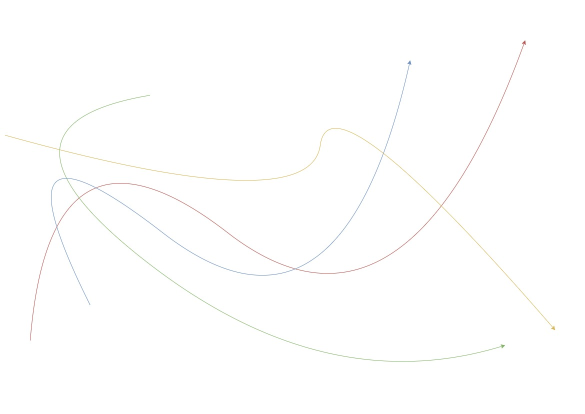
#> input picture test3.jpg, 1169 x 827 px (shown at 1/2 size)
$ python color_detect_3gpt.py
#> lines starting #> are read from the running program, lines starting #| are printed output that depends on the picture; after the words box and inside, x2 and y2 are one past the last pixel; in counts of white or black regions, pixels touching at a corner belong together
import cv2
import numpy as np
import matplotlib.pyplot as plt


def detect_colors_with_histogram(image_path, min_saturation=50, max_value=245, bins=36):
    """
    Detect dominant colors in an image using histograms on the Hue channel.

    Args:
    - image_path: Path to the image file.
    - min_saturation: Minimum saturation to exclude whites/grays.
    - max_value: Maximum value (brightness) to exclude light colors.
    - bins: Number of bins for the Hue histogram (controls granularity).
    """
#> called with image_path = 'test3.jpg', min_saturation = 50, max_value = 245, bins = 36
    # Read the image
    image = cv2.imread(image_path)
#> image is the input picture: shape (827, 1169, 3); mean B, G, R 254.1, 254.3, 254.3
    if image is None:
        print("Error: Image not found!")
        return

    # Convert the image to HSV color space
    image_hsv = cv2.cvtColor(image, cv2.COLOR_BGR2HSV)
#> image_hsv: shape (827, 1169, 3); mean H, S, V 7.5, 0.7, 254.5

    # Exclude white/gray pixels by masking based on Saturation and Value
    mask = (image_hsv[:, :, 1] > min_saturation) & (image_hsv[:, :, 2] < max_value)
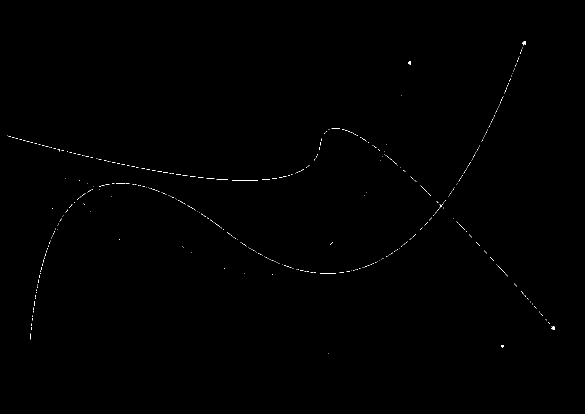
#> mask: shape (827, 1169) bool (shown at 1/2 size); 0.18% white in thin lines or dots, all inside (x1, y1, x2, y2) = (14, 82, 1110, 707)
    hue_values = image_hsv[:, :, 0][mask]
#> hue_values = 1776 values, max 179 at index 9, min 0 at index 8, mean 74.65

    # Compute the histogram for the Hue channel
    hist, bin_edges = np.histogram(hue_values, bins=bins, range=(0, 360))
#> hist = 36 values, max 780 at index 2, min 0 at index 6, mean 49.33; bin_edges = 37 values from 0 to 360

    print("hist", hist)
#| hist [257  41 780  14  23  10   0   0   0   0  43  18   0   0   0   0   0 590
#|    0   0   0   0   0   0   0   0   0   0   0   0   0   0   0   0   0   0]

    # Find peaks in the histogram
    dominant_hues = np.argsort(hist)[-5:]  # Get the indices of the top 5 peaks
#> dominant_hues = [1, 10, 0, 17, 2]
    print("dominant", dominant_hues)
#| dominant [ 1 10  0 17  2]
    dominant_hues = [((bin_edges[i] + bin_edges[i + 1]) / 2) for i in dominant_hues]
#> dominant_hues = [15, 105, 5, 175, 25]

    print(f"Detected Dominant Hues: {dominant_hues}")
#| Detected Dominant Hues: [15.0, 105.0, 5.0, 175.0, 25.0]

    # Visualize the histogram
    plt.figure(figsize=(10, 5))
    plt.bar(
        bin_edges[:-1],
        hist,
        width=(bin_edges[1] - bin_edges[0]),
        color="blue",
        alpha=0.7,
    )
    plt.title("Hue Histogram")
    plt.xlabel("Hue")
    plt.ylabel("Frequency")
    plt.show()
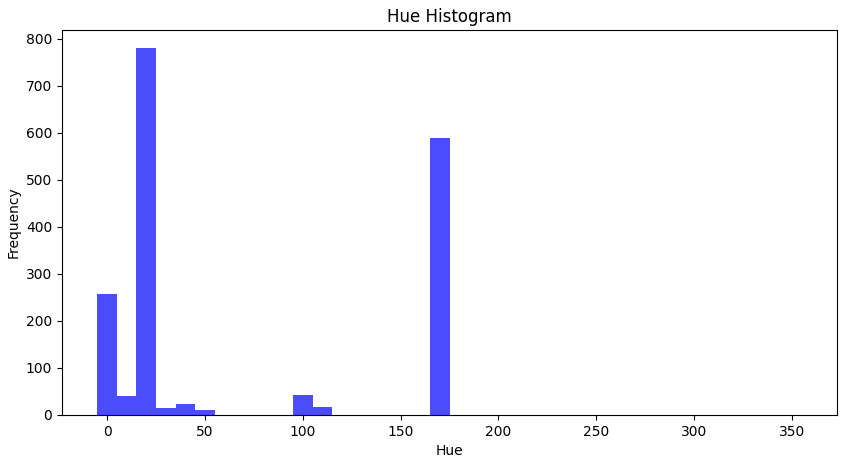
#> figure drawn by matplotlib, 1 panel; tallest bar 780 high, from x = 15 to 25

    # Generate masks for each dominant color
    for i, hue in enumerate(dominant_hues):
        lower_bound = np.array(
            [hue - 10, min_saturation, 50]
        )  # Define a range around the hue
        upper_bound = np.array([hue + 10, 255, max_value])
        mask = cv2.inRange(image_hsv, lower_bound, upper_bound)

        # Apply the mask to the original image
        color_image = cv2.bitwise_and(image, image, mask=mask)

        # Display the result
        plt.figure(figsize=(6, 6))
        plt.imshow(cv2.cvtColor(color_image, cv2.COLOR_BGR2RGB))
        plt.title(f"Extracted Color {i+1} (Hue: {hue:.2f})")
        plt.axis("off")
        plt.show()
#> this loop made 5 passes
#> (hue, lower_bound, upper_bound) on passes 1 to 5: (15, [5, 50, 50], [25, 255, 245]), (105, [95, 50, 50], [115, 255, 245]), (5, [-5, 50, 50], [15, 255, 245]), (175, [165, 50, 50], [185, 255, 245]), (25, [15, 50, 50], [35, 255, 245])
#> pass 1, in detect_colors_with_histogram, `mask = cv2.inRange(image_hsv, lower_bound, upper_bound)`:
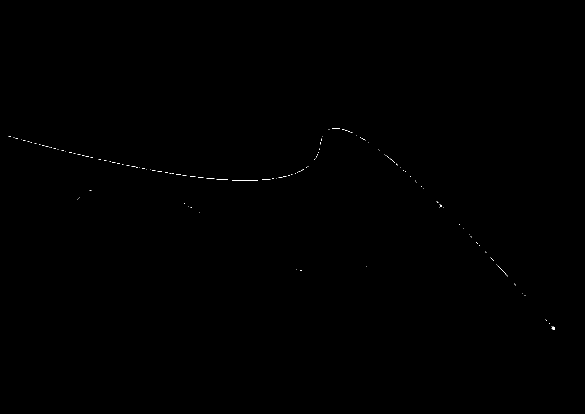
#> mask: shape (827, 1169) (shown at 1/2 size); 0.07% white in thin lines or dots, all inside (x1, y1, x2, y2) = (17, 256, 1110, 660)
#> pass 1, in detect_colors_with_histogram, `plt.show()`:
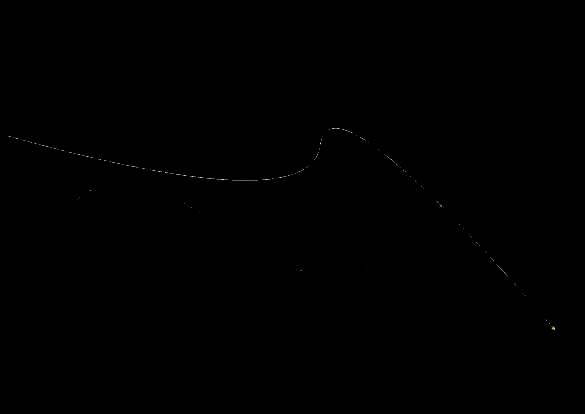
#> shown: shape (827, 1169, 3) (shown at 1/2 size); mean R, G, B 0.2, 0.1, 0.1
#> pass 2, in detect_colors_with_histogram, `mask = cv2.inRange(image_hsv, lower_bound, upper_bound)`:
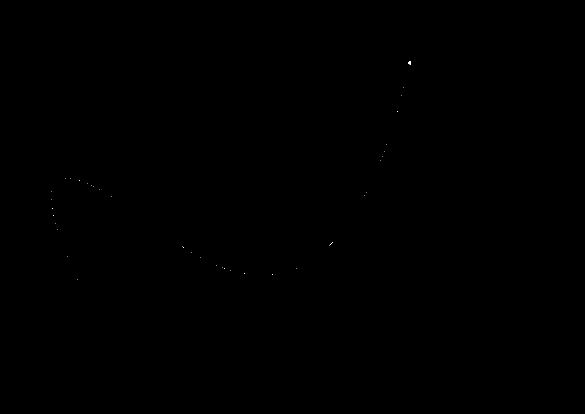
#> mask: shape (827, 1169) (shown at 1/2 size); 0.01% white in thin lines or dots, all inside (x1, y1, x2, y2) = (102, 122, 822, 559)
#> after the loop: color_image: shape (827, 1169, 3); mean H, S, V 0.1, 0.2, 0.2


# Test the function
image_path = "test3.jpg"  # Replace with your image path
detect_colors_with_histogram(image_path, min_saturation=50, max_value=245, bins=36)
